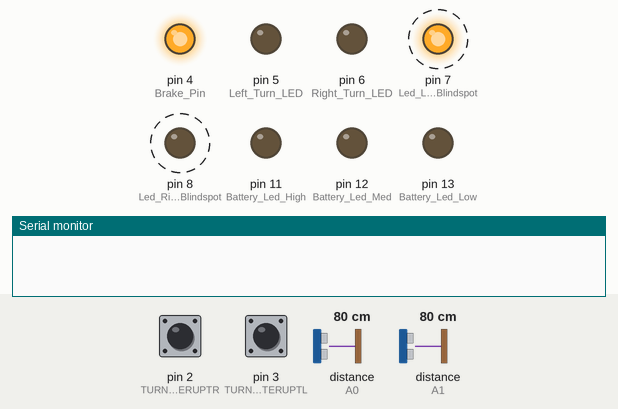
The sketch below on a simulated Arduino Uno, built with avr-gcc and run on an emulated ATmega328P. Parts: output pins drawn as LEDs (lit = HIGH), the last lines printed to the serial monitor. Dashed ring = blinking. The inputs (shaded band) are chosen by the test bench; at power-on: distance to the obstacle (sensors on A1, A0) 80 cm, pin 2 (TURN_INTERUPTR) LOW, pin 3 (TURN_INTERUPTL) LOW.

Above: at 1.2 s.
1.3 s: distance to the obstacle (sensor on A1) set to 63 cm
4.3 s: distance to the obstacle (sensor on A1) set to 58 cm
At 5.3 s:
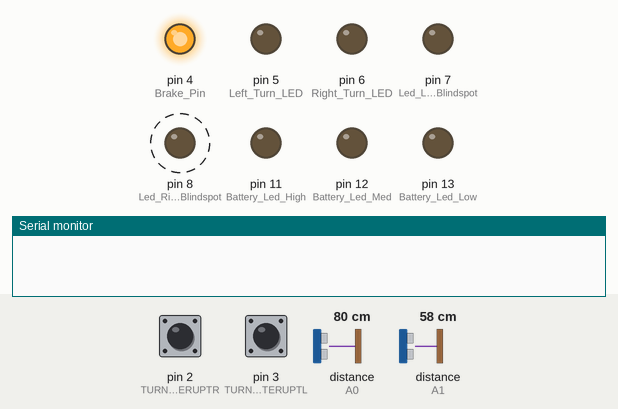
7.3 s: pin 2 (TURN_INTERUPTR) pulled HIGH for 0.15 s
10.3 s: pin 3 (TURN_INTERUPTL) pulled HIGH for 0.15 s
At 11.1 s:
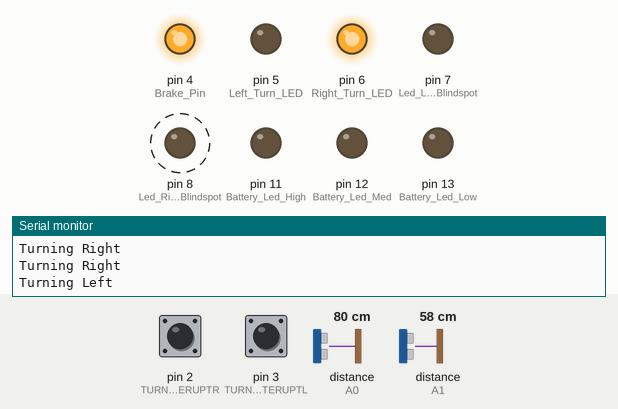
13.3 s: distance to the obstacle (sensor on A1) set to 120 cm
At 13.59 s:
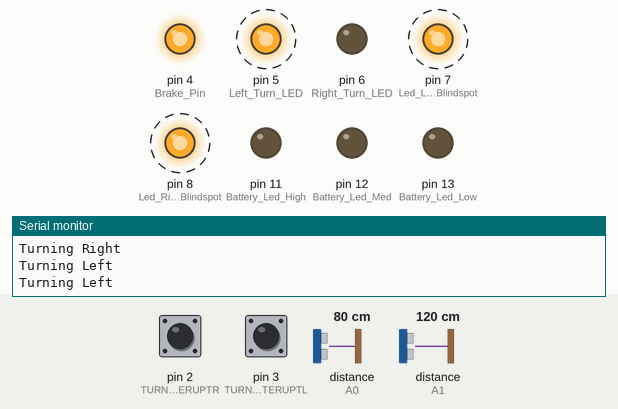
16.3 s: pin 2 (TURN_INTERUPTR) pulled HIGH for 1 s
At 18.55 s:
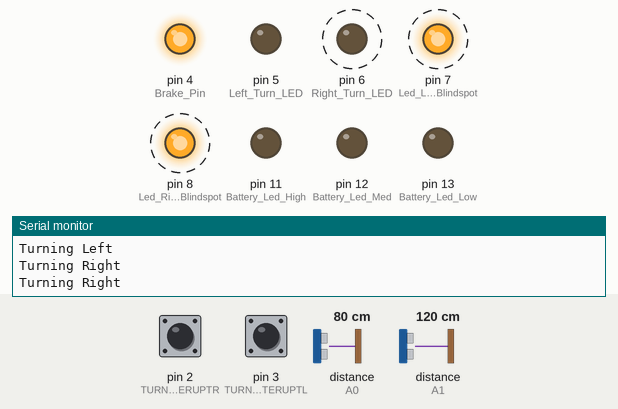
Timing chart, 0 to 21.3 s (numbered marks = the images above; inputs shaded):
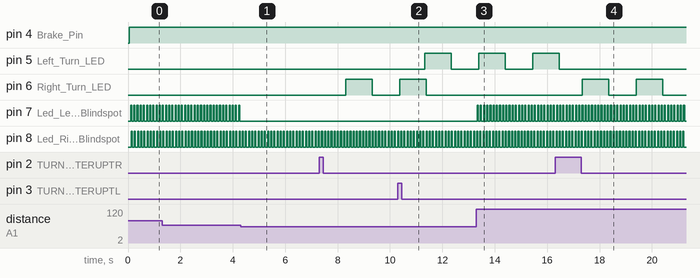

Measured:
- the behaviour switches between 61 and 60 cm on distance to the obstacle (sensor on A1) (found by bisection; images 0 and 1)
- after the input at 4.3 s, pin 7 (Led_Left_Blindspot): stops changing and stays LOW
- after the input at 7.3 s, pin 6 (Right_Turn_LED): LOW → HIGH after 1.0 s, → LOW 1.0 s later
- after the input at 10.3 s, pin 5 (Left_Turn_LED): LOW → HIGH after 1.0 s, → LOW 1.0 s later; pin 6 (Right_Turn_LED): goes on until 11.4 s, then stays LOW
- after the input at 13.3 s, pin 7 (Led_Left_Blindspot): alternates HIGH for 0.04 s and LOW for 0.08 s, starting at once
- after the input at 16.3 s, pin 5 (Left_Turn_LED): goes on until 16.5 s, then stays LOW; pin 6 (Right_Turn_LED): alternates HIGH for 1.0 s and LOW for 1.0 s, starting after 1.0 s
- by itself, pin 7 (Led_Left_Blindspot), pin 8 (Led_Right_Blindspot): alternates HIGH for 0.04 s and LOW for 0.08 s

The sketch:

Cycle_Safe_Final_Build.ino
```cpp
#include <SharpIR.h>

/*ProtoThreading file
 * Primary file for teh arduino program to control all periphals
 * Written by group
 *
 */ //Pt library used for protothreading

#include <pt.h>
#include <SoftwareSerial.h>


/* Model : Model numbers for different Sharp sensors needed to config the IR sensor
  GP2Y0A02YK0F --> 20150
  GP2Y0A21YK0F --> 1080
  GP2Y0A710K0F --> 100500
  GP2YA41SK0F --> 430
*/


// Definitions for variables and pins------------
#define model 100500
//Analog Pins
#define IR_Right_Pin A0 //yellow wire from ir box
#define IR_Left_Pin A1 //Gren wire from ir box
#define Battery_Probe_Pin A2 //Needs to be an Analog Pin

//Constant Values
#define IR_Normalization 5
#define IR_Lower_Bound 60
#define IR_Upper_Bound 100
#define Turning_Frequency 1000
#define Error_Time 1000 //delay time for the error code,in msec
#define Number_Of_Features 4//[Blindspot,Turning,Braking,Notifications]
#define Battery_High_Threshold 5 // Voltage Threshold
#define Battery_Medium_Threshold 3 // Voltage Threshold
#define Battery_Low_Threshold 1  // Voltage Threshold

//Digital Pins
#define TURN_INTERUPTR 2 // 2 and 3 are interupt pins cannot switch these
#define TURN_INTERUPTL 3

#define Brake_Pin 4
#define Left_Turn_LED 5
#define Right_Turn_LED 6
#define Led_Left_Blindspot 7 //Left BlindSpot LED
#define Led_Right_Blindspot 8 //Right BlindSpot LED
#define TX_PIN 9 // Goes to the RX PIN on bluetooth module
#define RX_PIN 10 // Goes to the TX PIN on bluetooth module, Needs a voltage divider with a 1Kohm and 2 Kohm resistors. Pin is connected to the 1 Kohm branch
#define Battery_Led_High 11 //Pins to control battery light
#define Battery_Led_Med 12 //Pins to control battery light
#define Battery_Led_Low 13 //Pins to control battery light


//Variables
int Battery_Volts;
int counter = 0;
int distance_left_cm;
int distance_right_cm;
int feature_index;
bool Features[Number_Of_Features] = {1,1,1,1};
//-----------------------------------------------

//Decleration of ProtoThreading Structures------------------

static struct pt pt_Left_Blind, pt_Right_Blind, pt_Left_Turn, pt_Right_Turn;


//----------------------------------------------------------


//Interrupt triggers-------------------
volatile byte leftTurnS = LOW;
volatile byte turn = LOW;
volatile byte rightTurnS = LOW;

//-------------------------------------


//Sharp IR Sensor Init--------------------------------
SharpIR myLeftSensor = SharpIR(IR_Left_Pin, model);
SharpIR myRightSensor = SharpIR(IR_Right_Pin, model);
//----------------------------------------------------


//Bluetooth Serial Init--------------------------------
SoftwareSerial CycleBlue = SoftwareSerial(RX_PIN,TX_PIN);
//-----------------------------------------------------

// Decleration of Protothreading Functions--------------------

//Left Turn function to turn on the the left turn light, at a Turning_Frequency frequency
static int leftTurn(struct pt *pt){
  static unsigned long lastTimeBlinkL=0;
  PT_BEGIN(pt);
  while(1){

      lastTimeBlinkL=millis();
      //10 msec delay to allow other threads to be run
      PT_WAIT_UNTIL(pt,millis()-lastTimeBlinkL>10);

   if(leftTurnS==HIGH && rightTurnS==LOW){

      lastTimeBlinkL=millis();
      Serial.println("Turning Left");
      PT_WAIT_UNTIL(pt,millis()-lastTimeBlinkL>Turning_Frequency);
      digitalWrite(Left_Turn_LED,HIGH);
      lastTimeBlinkL=millis();
      PT_WAIT_UNTIL(pt,millis()-lastTimeBlinkL>Turning_Frequency);
      digitalWrite(Left_Turn_LED,LOW);

    }

  }

  PT_END(pt);
}

//Right Turn function to turn on the the Right turn light, at a Turning_Frequency frequency
static int rightTurn(struct pt *ptR){
  static unsigned long lastTimeBlinkR=0;
  PT_BEGIN(ptR);
  while(1){

      lastTimeBlinkR=millis();
      PT_WAIT_UNTIL(ptR,millis()-lastTimeBlinkR>10);

   if(rightTurnS==HIGH && leftTurnS == LOW){

    Serial.println("Turning Right");
      lastTimeBlinkR=millis();
      PT_WAIT_UNTIL(ptR,millis()-lastTimeBlinkR>Turning_Frequency);
      digitalWrite(Right_Turn_LED,HIGH);
      lastTimeBlinkR=millis();
      PT_WAIT_UNTIL(ptR,millis()-lastTimeBlinkR>Turning_Frequency);
      digitalWrite(Right_Turn_LED,LOW);

    }

  }

  PT_END(ptR);
}


//BlindSpot LED protothreading function, Only need the one function because we sent the LED_PIN as an argument to handel both the left and right sides
//IR_Normalization is used to determine blinking frequency can be changed with the defninition up above
static int BlindSpot(struct pt *ptB, int IR_distance, int LED_PIN){
  static unsigned long lastTimeBlinkB=0;
  PT_BEGIN(ptB);

  while(1){

      lastTimeBlinkB=millis();
      PT_WAIT_UNTIL(ptB,millis()-lastTimeBlinkB>IR_distance/IR_Normalization);
      lastTimeBlinkB=millis();
      PT_WAIT_UNTIL(ptB,millis()-lastTimeBlinkB>IR_distance/IR_Normalization);
      digitalWrite(LED_PIN,HIGH);
      lastTimeBlinkB=millis();
      PT_WAIT_UNTIL(ptB,millis()-lastTimeBlinkB>IR_distance/IR_Normalization);
      digitalWrite(LED_PIN,LOW);

  }

  PT_END(ptB);
}

//-------------------------------------------------------------------------------------


void setup() {

  Serial.begin(9600);
  CycleBlue.begin(9600);
  //Init defined pins
  pinMode(Led_Left_Blindspot,OUTPUT);
  pinMode(Led_Right_Blindspot,OUTPUT);
  pinMode(Left_Turn_LED,OUTPUT);
  pinMode(Right_Turn_LED,OUTPUT);
  pinMode(Brake_Pin,OUTPUT);
  pinMode(Battery_Probe_Pin,INPUT);
  pinMode(Battery_Led_High,OUTPUT);
  pinMode(Battery_Led_Med,OUTPUT);
  pinMode(Battery_Led_Low,OUTPUT);
  //-----------------

  //Init of protothreading functions
  PT_INIT(&pt_Left_Turn);
  PT_INIT(&pt_Right_Turn);
  PT_INIT(&pt_Left_Blind);
  PT_INIT(&pt_Right_Blind);
  //--------------------------------

  //Init the interupts pins

  pinMode(TURN_INTERUPTR,INPUT);
  pinMode(TURN_INTERUPTL,INPUT);

  attachInterrupt(digitalPinToInterrupt(TURN_INTERUPTR), stateTurnR, RISING);
  attachInterrupt(digitalPinToInterrupt(TURN_INTERUPTL), stateTurnL, RISING);
  //-----------------------

}

void loop() {
  // put your main code here, to run repeatedly:


  if(CycleBlue.available()>0){

     Bluetooth_Handler();
  }


  Battery_Volts = Battery_Status; // Probes for voltage value
  Battery_Indication(Battery_Volts);

  if(Features[0] == 1){

  IR_Left_Sensor();
  IR_Right_Sensor();

  }

  if(Features[1] == 1){

  leftTurn(&pt_Left_Turn);
  rightTurn(&pt_Right_Turn);

  }

  if(Features[2] == 1){

    digitalWrite(Brake_Pin,HIGH);

  }else{

      digitalWrite(Brake_Pin,LOW);

    }


}

//Decleration of Functions-----------------------------------------------------------

// Left IR Detection function, finds distance compares to threshold and branches based on threshold
void IR_Left_Sensor(){
  // Get a distance measurement and store it as distance_cm:
  distance_left_cm = myLeftSensor.distance();

  // Print the measured distance to the serial monitor:
//  Serial.print("LEFT Mean distance: ");
//  Serial.print(distance_left_cm);
//  Serial.println("cm");
    if(distance_left_cm < IR_Upper_Bound && distance_left_cm > IR_Lower_Bound)
  {
    BlindSpot(&pt_Left_Blind,distance_left_cm,Led_Left_Blindspot);

  }else
  {
    digitalWrite(Led_Left_Blindspot,LOW);
    //Serial.println("Nothing in me blindspot");
  }
}

// Right IR Detection function, finds distance compares to threshold and branches based on threshold
void IR_Right_Sensor(){
  // Get a distance measurement and store it as distance_cm:
  distance_right_cm = myRightSensor.distance();

  // Print the measured distance to the serial monitor:
//  Serial.print("Right Mean distance: ");
//  Serial.print(distance_right_cm);
//  Serial.println("cm");
    if(distance_right_cm < IR_Upper_Bound && distance_right_cm > IR_Lower_Bound)
  {
    BlindSpot(&pt_Right_Blind,distance_right_cm,Led_Right_Blindspot);

  }else
  {
    digitalWrite(Led_Right_Blindspot,LOW);
    //Serial.println("Nothing in me blindspot");
  }
}


//Turning State Change Functions, triggered based on the interupts from button presses
void stateTurnR(){
    rightTurnS=!rightTurnS;
    leftTurnS=LOW;
}
void stateTurnL(){
    leftTurnS=!leftTurnS;
    rightTurnS=LOW;
}

void Bluetooth_Handler(){

  feature_index = CycleBlue.read();
  Features[feature_index] = !Features[feature_index];

}

int Battery_Status(){

  //Probe the battery to check voltage
  return(analogRead(Battery_Probe_Pin));


}

void Battery_Indication(int Battery_Volts){

  // Sets the LEDS accordingly
  if( Battery_Volts <= Battery_High_Threshold && Battery_Volts > Battery_Medium_Threshold){

    digitalWrite(Battery_Led_High, HIGH);
    digitalWrite(Battery_Led_Med, HIGH);
    digitalWrite(Battery_Led_Low, HIGH);

  }else if(Battery_Volts <= Battery_Medium_Threshold && Battery_Volts > Battery_Low_Threshold){

    digitalWrite(Battery_Led_High, LOW);
    digitalWrite(Battery_Led_Med, HIGH);
    digitalWrite(Battery_Led_Low, HIGH);

  }else if(Battery_Volts <= Battery_Low_Threshold && counter == 0){

    digitalWrite(Battery_Led_High, LOW);
    digitalWrite(Battery_Led_Med, LOW);
    digitalWrite(Battery_Led_Low, HIGH);
    Hardware_Battery_Notification();
    counter ++;

    if(Features[3] == 1){
      Battery_Notification();
    }
  }

}


void Battery_Notification(){

  CycleBlue.write("b");


}

void Hardware_Battery_Notification(){

   int i = 0;
    while(i<5){

    digitalWrite(Led_Left_Blindspot,HIGH);
    digitalWrite(Led_Right_Blindspot,LOW);
    delay(Error_Time);
    digitalWrite(Led_Left_Blindspot,LOW);
    digitalWrite(Led_Right_Blindspot,HIGH);
    delay(Error_Time);
    i++;

  }

}
```
